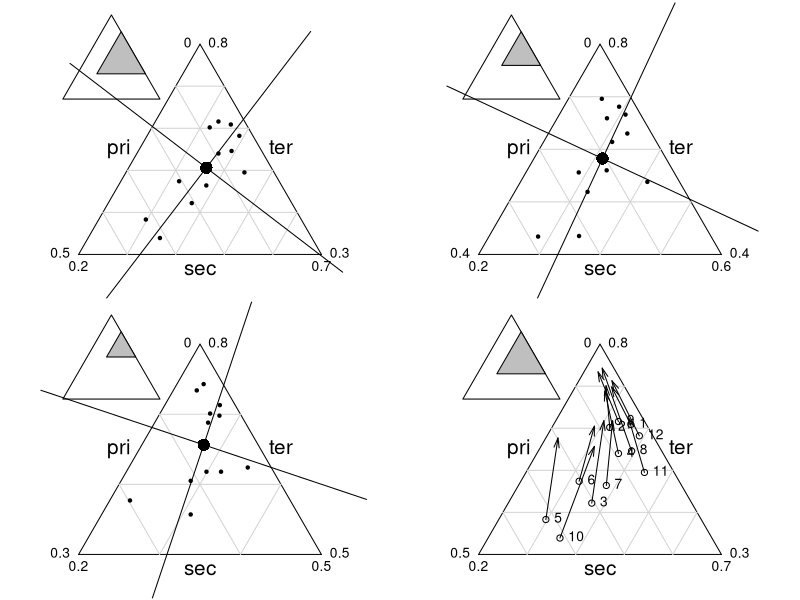

Generate this figure with R:
library(ade4)


### Name: euro123
### Title: Triangular Data
### Aliases: euro123
### Keywords: datasets

### ** Examples

data(euro123)

if(adegraphicsLoaded()) {
  g1 <- triangle.label(euro123$in78, addaxes = TRUE, plabels.cex = 0, 
    plot = FALSE)
  g2 <- triangle.label(euro123$in86, addaxes = TRUE, plabels.cex = 0, 
    plot = FALSE)
  g3 <- triangle.label(euro123$in97, addaxes = TRUE, plabels.cex = 0, 
    plot = FALSE)
  g4 <- triangle.match(euro123$in78, euro123$in97, plot = FALSE)
  G <- ADEgS(list(g1, g2, g3, g4), layout = c(2, 2))
  
} else {
  par(mfrow = c(2,2))
  triangle.plot(euro123$in78, addaxes = TRUE)
  triangle.plot(euro123$in86, addaxes = TRUE)
  triangle.plot(euro123$in97, addaxes = TRUE)
  triangle.biplot(euro123$in78, euro123$in97)
  par(mfrow = c(1,1))
}
